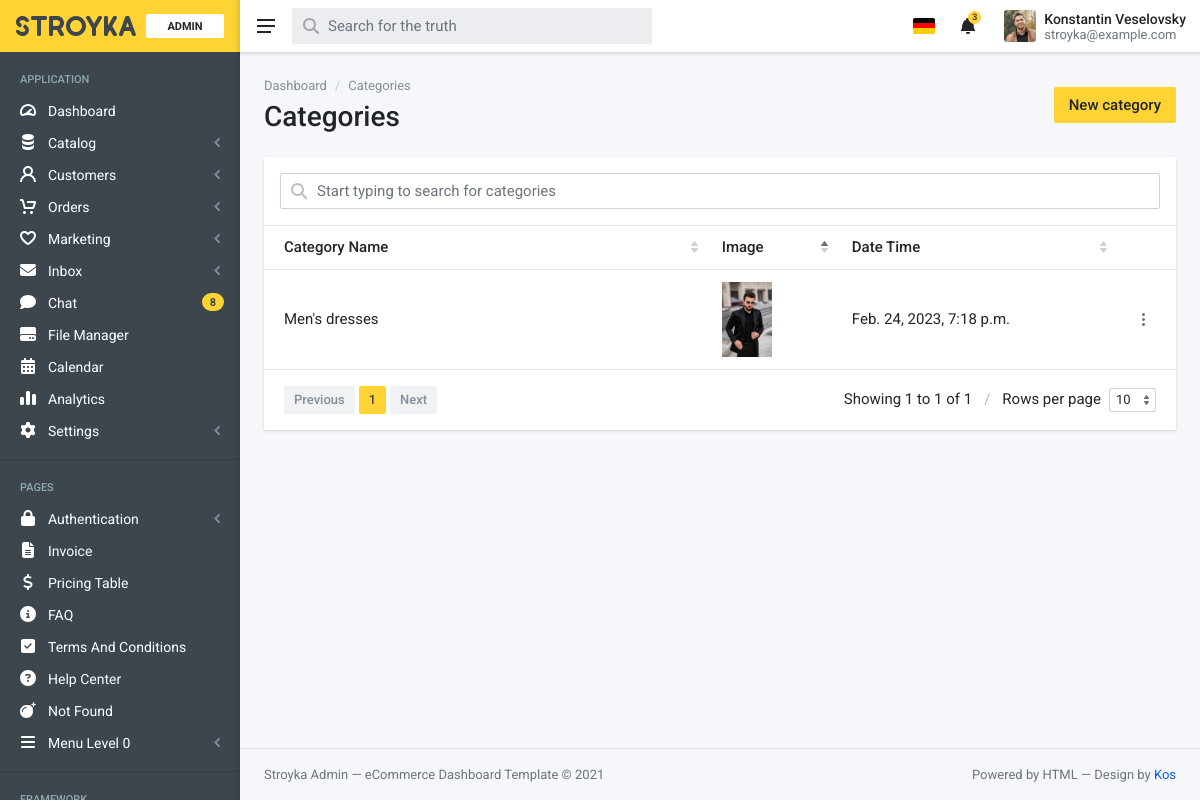
/dashboard/categories-list/, run on the app's committed database.
### products/models.py (models this page shows, shortened)
class Category(BaseModel):
    category_name = models.CharField(max_length = 100)
    slug = models.SlugField(unique=True, null=True, blank=True)
    category_image = models.ImageField(upload_to = "category")

### dashboard/views.py (the view, shortened to what this page needs)
# urls.py: path("categories-list/", categories.as_view(), name="categories_list"),
class categories(TemplateView):
    def get(self, request, *args, **kwargs):
        categories = Category.objects.all()
        context = {
            'categories': categories
        }
        return render(request, 'dashboard/caterories-list.html', context)

### templates/dashboard/caterories-list.html (shortened to what this page needs)
{% extends 'dashboard/base.html' %}
{% block admin_content %}
<div id="top" class="sa-app__body">
    <div class="mx-sm-2 px-2 px-sm-3 px-xxl-4 pb-6">
      <div class="container">
        <div class="py-5">
          <div class="row g-4 align-items-center">
            <div class="col">
              <nav class="mb-2" aria-label="breadcrumb">
                <ol class="breadcrumb breadcrumb-sa-simple">
                  <li class="breadcrumb-item">
                    <a href="index.html">Dashboard</a>
                  </li>
                  <li class="breadcrumb-item active" aria-current="page">
                    Categories
                  </li>
                </ol>
              </nav>
              <h1 class="h3 m-0">Categories</h1>
            </div>
            <div class="col-auto d-flex">
              <a href="{% url 'add_categories' %}" class="btn btn-primary"
                >New category</a
              >
            </div>
          </div>
        </div>
        <div class="card">
          <div class="p-4">
            <input
              type="text"
              placeholder="Start typing to search for categories"
              class="form-control form-control--search mx-auto"
              id="table-search"
            />
          </div>
          <div class="sa-divider"></div>
          <table
            class="sa-datatables-init"
            data-order='[[ 1, "asc" ]]'
            data-sa-search-input="#table-search"
          >
            <thead>
              <tr>
                <th class="min-w-15x">Category Name</th>
                <th>Image</th>
                <th>Date Time</th>
                <th class="w-min" data-orderable="false"></th>
              </tr>
            </thead>
            <tbody>
              {% for category in categories %}
              <tr>
                <td>
                  <a href="#" class="text-reset"
                    >{{category.category_name}}</a
                  >
                </td>
                <td><img width="50px" src="/media/{{category.category_image}}" alt=""> </td>
                <td><div class="text-reset">{{category.created_at}}</div></td>
                <td>
                  <div class="dropdown">
                    <button
                      class="btn btn-sa-muted btn-sm"
                      type="button"
                      id="category-context-menu-0"
                      data-bs-toggle="dropdown"
                      aria-expanded="false"
                      aria-label="More"
                    >
                      <svg
                        xmlns="http://www.w3.org/2000/svg"
                        width="3"
                        height="13"
                        fill="currentColor"
                      >
                        <path
                          d="M1.5,8C0.7,8,0,7.3,0,6.5S0.7,5,1.5,5S3,5.7,3,6.5S2.3,8,1.5,8z M1.5,3C0.7,3,0,2.3,0,1.5S0.7,0,1.5,0 S3,0.7,3,1.5S2.3,3,1.5,3z M1.5,10C2.3,10,3,10.7,3,11.5S2.3,13,1.5,13S0,12.3,0,11.5S0.7,10,1.5,10z"
                        ></path>
                      </svg>
                    </button>
                  </div>
                </td>
              </tr>
              {% endfor %}
            </tbody>
          </table>
        </div>
      </div>
    </div>
  </div>
{% endblock admin_content %}

### data on the page
Category: category_name "Men's dresses", category_image (picture), created_at "Feb. 24, 2023, 7:18 p.m."
